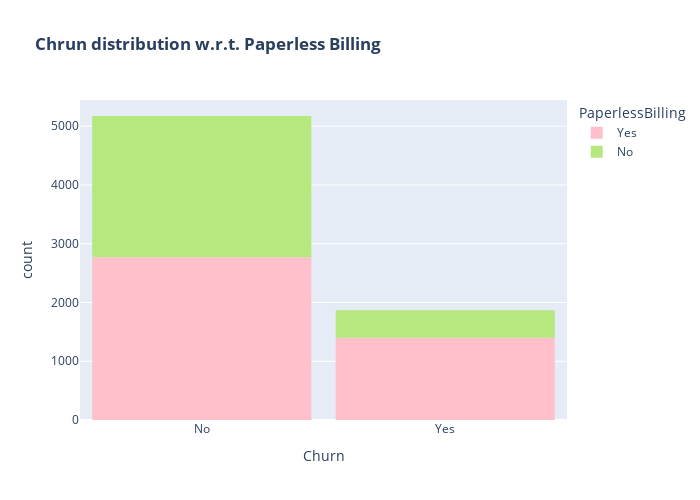

This figure's notebook cell:
### Markdown cell above
In the instance of lack of online security, more customers are likely to churn.

### Code cell
color_map = {"Yes": '#FFC0CB', "No": '#B6E880'}
fig = px.histogram(df, x="Churn", color="PaperlessBilling", title="<b>Chrun distribution w.r.t. Paperless Billing</b>", color_discrete_map=color_map)
fig.update_layout(width=700, height=500, bargap=0.1)
fig.show()

### Figure 1 — Plotly figure (JSON) as saved in the notebook; plotly's stock layout.template omitted (floating-point values rounded to 4 significant figures; data arrays with more than 128 entries replaced by an {"elided": "..."} marker saying what was removed)
{"data": [{"bingroup": "x", "hovertemplate": "PaperlessBilling=Yes<br>Churn=%{x}<br>count=%{y}<extra></extra>", "legendgroup": "Yes", "marker": {"color": "#FFC0CB", "pattern": {"shape": ""}}, "name": "Yes", "orientation": "v", "showlegend": true, "type": "histogram", "x": {"elided": "4171 str values"}, "xaxis": "x", "yaxis": "y"}, {"bingroup": "x", "hovertemplate": "PaperlessBilling=No<br>Churn=%{x}<br>count=%{y}<extra></extra>", "legendgroup": "No", "marker": {"color": "#B6E880", "pattern": {"shape": ""}}, "name": "No", "orientation": "v", "showlegend": true, "type": "histogram", "x": {"elided": "2872 str values"}, "xaxis": "x", "yaxis": "y"}], "layout": {"bargap": 0.1, "barmode": "relative", "height": 500, "legend": {"title": {"text": "PaperlessBilling"}, "tracegroupgap": 0}, "title": {"text": "<b>Chrun distribution w.r.t. Paperless Billing</b>"}, "width": 700, "xaxis": {"anchor": "y", "domain": [0, 1], "title": {"text": "Churn"}}, "yaxis": {"anchor": "x", "domain": [0, 1], "title": {"text": "count"}}}}
